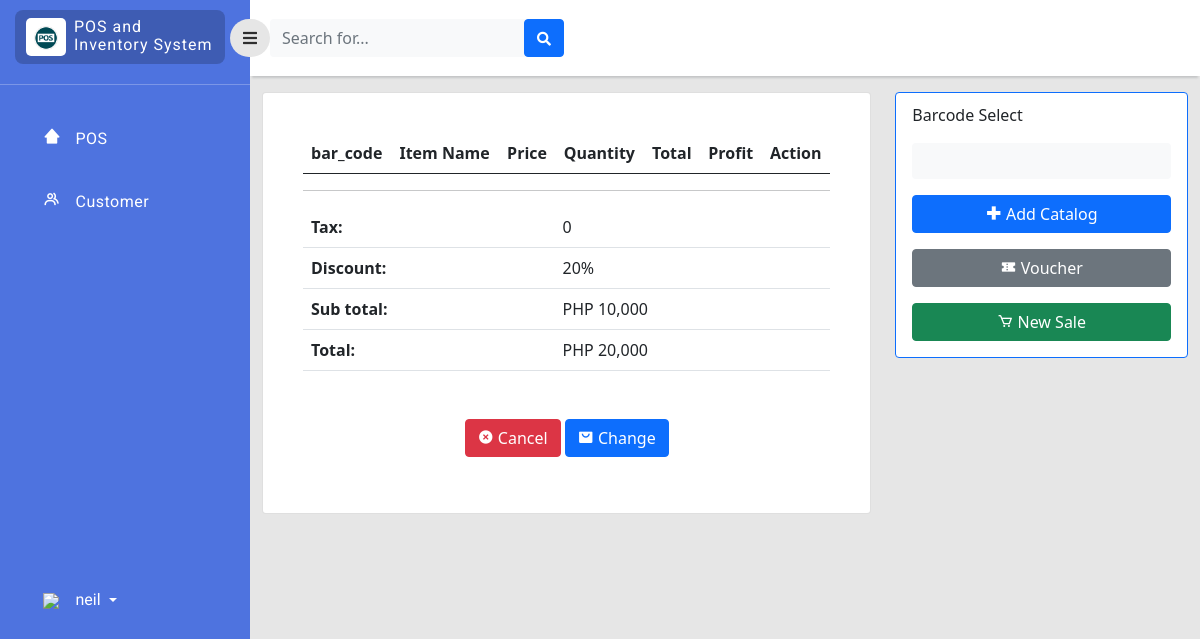
Before: /cashier/dashboard.php (signed in) with the older database file.
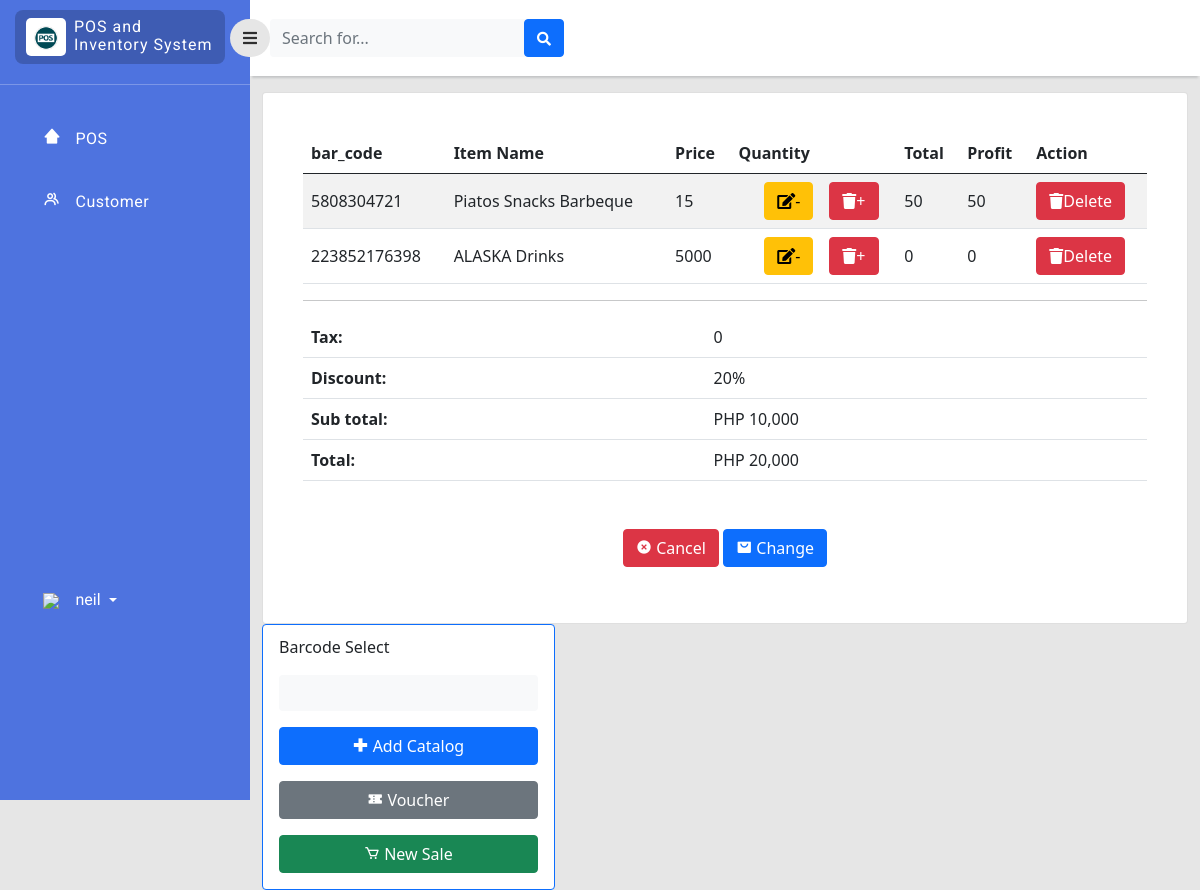
After: the same page with the newer database file.
### tables this page shows
CREATE TABLE `sales` (
  `sales_id` int(11) NOT NULL,
  `item_id` bigint(11) NOT NULL,
  `Profit` double NOT NULL,
  `sales_quantity` double NOT NULL,
  `Total` double NOT NULL
);

CREATE TABLE `inventory` (
  `item_id` bigint(11) NOT NULL,
  `bar_code` bigint(11) NOT NULL,
  `item_name` varchar(255) NOT NULL,
  `quantity` int(11) NOT NULL,
  `price` double NOT NULL,
  `srp` double NOT NULL,
  `on_hand` int(11) NOT NULL,
  `category_id` int(11) NOT NULL,
  `supplier_id` int(11) NOT NULL,
  `stock_in` date NOT NULL
);

### cashier/dashboard.php (the view, shortened to what the changed rows need)
<?php
include '../php/connection.php';
?>
<!doctype html>
<html lang="en">
  <head>
    <link href="https://cdn.jsdelivr.net/npm/bootstrap@5.0.2/dist/css/bootstrap.min.css" rel="stylesheet"
>
    <link rel="stylesheet" type="text/css" href="../style/dash.css">
    <link
      href="https://cdnjs.cloudflare.com/ajax/libs/font-awesome/5.15.1/css/all.min.css"
      rel="stylesheet"
    />
    <link href='https://unpkg.com/boxicons@2.1.2/css/boxicons.min.css' rel='stylesheet'>
    </head>
    <body>
    <div class="page">
        <div class="content">
            <div class="container-fluid">
                    <div class="row">
                        <div class="col ">
                            <div class="card" >
                                <div class="card-body rounded-3 m-4 table-responsive-sm">
                                    <table class="table table-striped align-middle">
                                        <thead>
                                            <tr>
                                                <th scope="col">bar_code</th>
                                                <th scope="col">Item Name</th>
                                                <th scope="col">Price</th>
                                                <th scope="col">Quantity</th>
                                                <th scope="col">Total</th>
                                                <th scope="col">Profit</th>
                                                <th scope="col">Action</th>
                                            </tr>
                                        </thead>
                                        <tbody>
                                            <?php
                                            $query_run = mysqli_query($con,"SELECT * FROM sales,inventory WHERE(sales.item_id=inventory.item_id)");
                                            $sql_run = mysqli_query($con,"SELECT * FROM sales");
                                            while ($rows=mysqli_fetch_assoc($query_run) AND $dow=mysqli_fetch_assoc($sql_run)) { ?>
                                            <tr>
                                                <TD><?php echo $rows['bar_code'];  ?></TD>
                                                <TD><?php echo $rows['item_name'];  ?></TD>
                                                <TD><?php echo $rows['price'];  ?></TD>
                                                <TD>
                                                    <div class="d-flex flex-row justify-content-center">
                                                        <button class="btn btn-warning editbtn mx-3" data-toggle="modal" type="button"><i class="fas fa-edit" data-toggle="tooltip" title="edit"></i>-</button>
                                                        <button class="btn btn-danger deletebtn" data-toggle="modal" type="button"><i class="fas fa-trash" data-toggle="tooltip" title="edit"></i>+</button>
                                                </TD>
                                                 <TD><?php echo $dow['Total'];  ?></TD>
                                                 <TD><?php echo $dow['Profit'];  ?></TD>
                                                 <TD>
                                                        <button class="btn btn-danger deletebtn" data-toggle="modal" type="button"><i class="fas fa-trash" data-toggle="tooltip" title="edit"></i>Delete</button>
                                                </TD>
                                            </tr>
                                        <?php }?>
                                        </tbody>
                                    </table>
                                    <table class="table table-striped align-middle" >
                                        <thead>
                                             <tr>
                                                <th>Tax:</th>
                                                <td>0</td>
                                            </tr>
                                            <tr>
                                                <th>Discount:</th>
                                                <td>20%</td>
                                            </tr>
                                            <tr>
                                                <th>Sub total:</th>
                                                <td>PHP 10,000</td>
                                            </tr>
                                            <tr>
                                                <th>Total:</th>
                                                <td>PHP 20,000</td>
                                            </tr>
                                        </thead>
                                    </table>
                                </div>
                            </div>
                        </div>
                </div>
            </div>
        </div>
     </div>
</body>
</html>

Changed rows visible on the page:
added sales: item.bar_code "5808304721", item.item_name "Piatos Snacks Barbeque", item.price "15", Total "50", Profit "50"
added sales: item.bar_code "223852176398", item.item_name "ALASKA Drinks", item.price "5000", Total "0", Profit "0"
